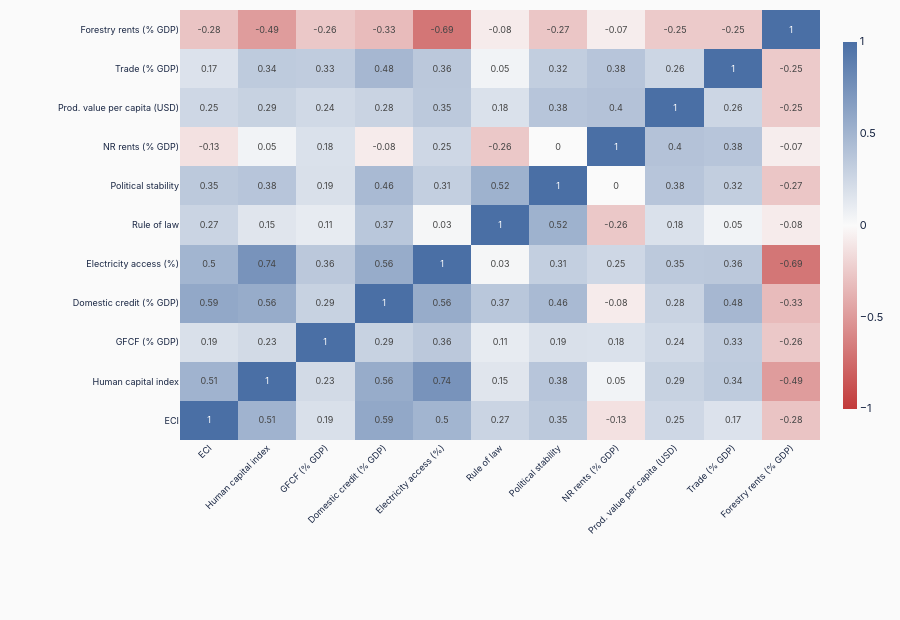

This figure's notebook cell:
### Markdown cell above
### 1c. Correlation Matrix — Key Variables

### Code cell
corr_cols = list(DESC_VARS.keys())
corr_df   = df[corr_cols].rename(columns=DESC_VARS).corr().round(2)

labels = list(corr_df.columns)
z      = corr_df.values

fig = go.Figure(go.Heatmap(
    z=z, x=labels, y=labels,
    colorscale=[
        [0.0, PALETTE['red']], [0.5, '#fafafa'], [1.0, PALETTE['blue']]
    ],
    zmid=0, zmin=-1, zmax=1,
    text=z.round(2), texttemplate='%{text}',
    textfont=dict(size=9, family=STYLE['font_family']),
    hovertemplate='%{x} × %{y}: %{z:.2f}<extra></extra>',
    colorbar=dict(thickness=14, len=0.9,
                  tickfont=dict(size=STYLE['tick_size'],
                                family=STYLE['font_family'])),
))

fig.update_layout(**base_layout(
    height=620,
    margin=dict(l=180, r=60, t=10, b=180),
    xaxis=dict(tickangle=-45, tickfont=dict(size=9)),
    yaxis=dict(tickfont=dict(size=9)),
))

save_chart(fig, os.path.join(OUT, 'eci_correlation_heatmap'), width=900, height=700)

### Figure 1 — Plotly figure (JSON) as saved in the notebook; plotly's stock layout.template omitted (floating-point values rounded to 4 significant figures)
{"data": [{"colorbar": {"len": 0.9, "thickness": 14, "tickfont": {"family": "IBM Plex Sans, -apple-system, BlinkMacSystemFont, sans-serif", "size": 11}}, "colorscale": [[0, "#c23a3a"], [0.5, "#fafafa"], [1, "#4a6fa5"]], "hovertemplate": "%{x} × %{y}: %{z:.2f}<extra></extra>", "text": [[1.0, 0.51, 0.19, 0.59, 0.5, 0.27, 0.35, -0.13, 0.25, 0.17, -0.28], [0.51, 1.0, 0.23, 0.56, 0.74, 0.15, 0.38, 0.05, 0.29, 0.34, -0.49], [0.19, 0.23, 1.0, 0.29, 0.36, 0.11, 0.19, 0.18, 0.24, 0.33, -0.26], [0.59, 0.56, 0.29, 1.0, 0.56, 0.37, 0.46, -0.08, 0.28, 0.48, -0.33], [0.5, 0.74, 0.36, 0.56, 1.0, 0.03, 0.31, 0.25, 0.35, 0.36, -0.69], [0.27, 0.15, 0.11, 0.37, 0.03, 1.0, 0.52, -0.26, 0.18, 0.05, -0.08], [0.35, 0.38, 0.19, 0.46, 0.31, 0.52, 1.0, -0.0, 0.38, 0.32, -0.27], [-0.13, 0.05, 0.18, -0.08, 0.25, -0.26, -0.0, 1.0, 0.4, 0.38, -0.07], [0.25, 0.29, 0.24, 0.28, 0.35, 0.18, 0.38, 0.4, 1.0, 0.26, -0.25], [0.17, 0.34, 0.33, 0.48, 0.36, 0.05, 0.32, 0.38, 0.26, 1.0, -0.25], [-0.28, -0.49, -0.26, -0.33, -0.69, -0.08, -0.27, -0.07, -0.25, -0.25, 1.0]], "textfont": {"family": "IBM Plex Sans, -apple-system, BlinkMacSystemFont, sans-serif", "size": 9}, "texttemplate": "%{text}", "type": "heatmap", "x": ["ECI", "Human capital index", "GFCF (% GDP)", "Domestic credit (% GDP)", "Electricity access (%)", "Rule of law", "Political stability", "NR rents (% GDP)", "Prod. value per capita (USD)", "Trade (% GDP)", "Forestry rents (% GDP)"], "y": ["ECI", "Human capital index", "GFCF (% GDP)", "Domestic credit (% GDP)", "Electricity access (%)", "Rule of law", "Political stability", "NR rents (% GDP)", "Prod. value per capita (USD)", "Trade (% GDP)", "Forestry rents (% GDP)"], "z": [[1.0, 0.51, 0.19, 0.59, 0.5, 0.27, 0.35, -0.13, 0.25, 0.17, -0.28], [0.51, 1.0, 0.23, 0.56, 0.74, 0.15, 0.38, 0.05, 0.29, 0.34, -0.49], [0.19, 0.23, 1.0, 0.29, 0.36, 0.11, 0.19, 0.18, 0.24, 0.33, -0.26], [0.59, 0.56, 0.29, 1.0, 0.56, 0.37, 0.46, -0.08, 0.28, 0.48, -0.33], [0.5, 0.74, 0.36, 0.56, 1.0, 0.03, 0.31, 0.25, 0.35, 0.36, -0.69], [0.27, 0.15, 0.11, 0.37, 0.03, 1.0, 0.52, -0.26, 0.18, 0.05, -0.08], [0.35, 0.38, 0.19, 0.46, 0.31, 0.52, 1.0, -0.0, 0.38, 0.32, -0.27], [-0.13, 0.05, 0.18, -0.08, 0.25, -0.26, -0.0, 1.0, 0.4, 0.38, -0.07], [0.25, 0.29, 0.24, 0.28, 0.35, 0.18, 0.38, 0.4, 1.0, 0.26, -0.25], [0.17, 0.34, 0.33, 0.48, 0.36, 0.05, 0.32, 0.38, 0.26, 1.0, -0.25], [-0.28, -0.49, -0.26, -0.33, -0.69, -0.08, -0.27, -0.07, -0.25, -0.25, 1.0]], "zmax": 1, "zmid": 0, "zmin": -1}], "layout": {"font": {"color": "#1a2744", "family": "IBM Plex Sans, -apple-system, BlinkMacSystemFont, sans-serif", "size": 11}, "height": 620, "margin": {"b": 180, "l": 180, "r": 60, "t": 10}, "paper_bgcolor": "#fafafa", "plot_bgcolor": "#fafafa", "xaxis": {"tickangle": -45, "tickfont": {"size": 9}}, "yaxis": {"tickfont": {"size": 9}}}}
